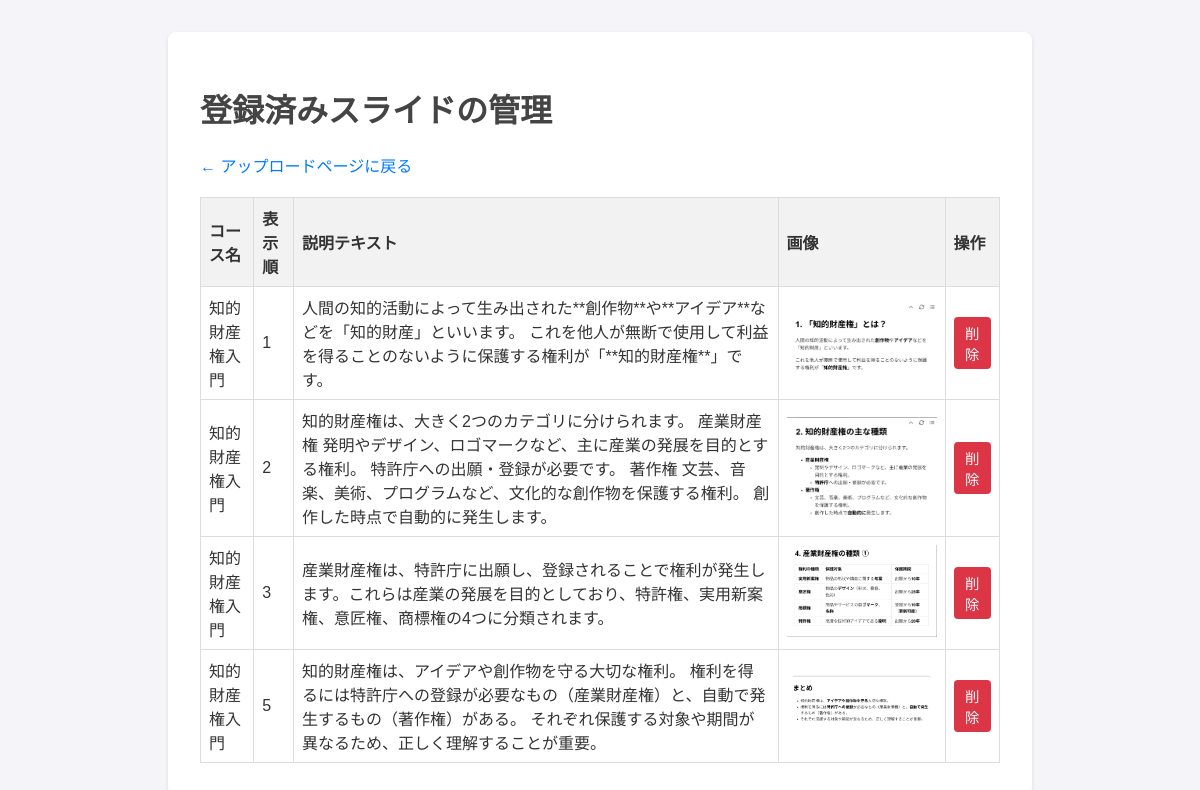
/admin/manage (signed in), run on the app's committed database.
### app.py (models this page shows)
class Slide(db.Model):
    id = db.Column(db.Integer, primary_key=True)
    course_id = db.Column(db.Integer, db.ForeignKey('course.id'), nullable=False)
    image_filename = db.Column(db.String(120), nullable=False)
    description = db.Column(db.Text, nullable=False)
    order = db.Column(db.Integer, nullable=False)

class Course(db.Model):
    id = db.Column(db.Integer, primary_key=True)
    title = db.Column(db.String(120), nullable=False)

### app.py (the view, shortened to what this page needs)
@app.route('/admin/manage', methods=['GET', 'POST'])
def manage_slides():
    if not session.get('is_admin'):
        return redirect(url_for('dashboard'))
    slides_with_courses = db.session.query(Slide, Course).join(Course, Slide.course_id == Course.id).order_by(Course.title, Slide.order).all()
    return render_template('manage_slides.html', slides_with_courses=slides_with_courses)

### templates/manage_slides.html (shortened to what this page needs)
<!DOCTYPE html>
<html lang="ja">
<head>
    <link rel="stylesheet" href="{{ url_for('static', filename='css/style.css') }}">
</head>
<body>
    <div class="container">
        <h1>登録済みスライドの管理</h1>
        <a href="{{ url_for('admin') }}">← アップロードページに戻る</a>
        <table>
            <thead>
                <tr>
                    <th>コース名</th>
                    <th>表示順</th>
                    <th>説明テキスト</th>
                    <th>画像</th>
                    <th>操作</th>
                </tr>
            </thead>
            <tbody>
                {% for slide, course in slides_with_courses %}
                <tr>
                    <td>{{ course.title }}</td>
                    <td>{{ slide.order }}</td>
                    <td>{{ slide.description }}</td>
                    <td><img src="{{ url_for('static', filename='uploads/' + slide.image_filename) }}" alt="スライド画像"></td>
                    <td class="actions">
                        <form method="post" onsubmit="return confirm('このスライドを本当に削除しますか？');">
                            <button type="submit">削除</button>
                        </form>
                    </td>
                </tr>
                {% endfor %}
            </tbody>
        </table>
    </div>
</body>
</html>

### static/css/style.css (style rules this page uses)
body { font-family: sans-serif; background-color: #f4f4f9; color: #333; }
.container { max-width: 800px; margin: 2rem auto; padding: 2rem; background: #fff; border-radius: 8px; box-shadow: 0 2px 4px rgba(0,0,0,0.1); }
h1 { color: #444; }
a { color: #007bff; text-decoration: none; }
form { display: flex; flex-direction: column; gap: 10px; }
input, select, textarea, button { padding: 10px; border-radius: 4px; border: 1px solid #ccc; }
button { background-color: #007bff; color: white; cursor: pointer; border: none; }

### templates/manage_slides.html (style rules this page uses)
table { width: 100%; border-collapse: collapse; margin-top: 20px; }
th, td { border: 1px solid #ddd; padding: 8px; text-align: left; }
th { background-color: #f2f2f2; }
td img { max-width: 150px; height: auto; }
.actions form { margin: 0; }
.actions button { background-color: #dc3545; padding: 5px 10px; font-size: 0.9em; }

### data on the page
Slide: title "知的財産権入門", order "1", description "人間の知的活動によって生み出された**創作物**や**アイデア**などを「知的財産」といいます。 これを他人が無断で使用して利益を得ることのないように保護する権利が「**知的財産権**」です。", image_filename (picture)
Slide: title "知的財産権入門", order "2", description "知的財産権は、大きく2つのカテゴリに分けられます。 産業財産権 発明やデザイン、ロゴマークなど、主に産業の発展を目的とする権利。 特許庁への出願・登録が必要です。 著作権 文芸、音楽、美術、プログラムなど、文化的な創作物を保護する権利。 創作した時点で自動的に発生します。", image_filename (picture)
Slide: title "知的財産権入門", order "3", description "産業財産権は、特許庁に出願し、登録されることで権利が発生します。これらは産業の発展を目的としており、特許権、実用新案権、意匠権、商標権の4つに分類されます。", image_filename (picture)
Slide: title "知的財産権入門", order "5", description "知的財産権は、アイデアや創作物を守る大切な権利。 権利を得るには特許庁への登録が必要なもの（産業財産権）と、自動で発生するもの（著作権）がある。 それぞれ保護する対象や期間が異なるため、正しく理解することが重要。", image_filename (picture)
